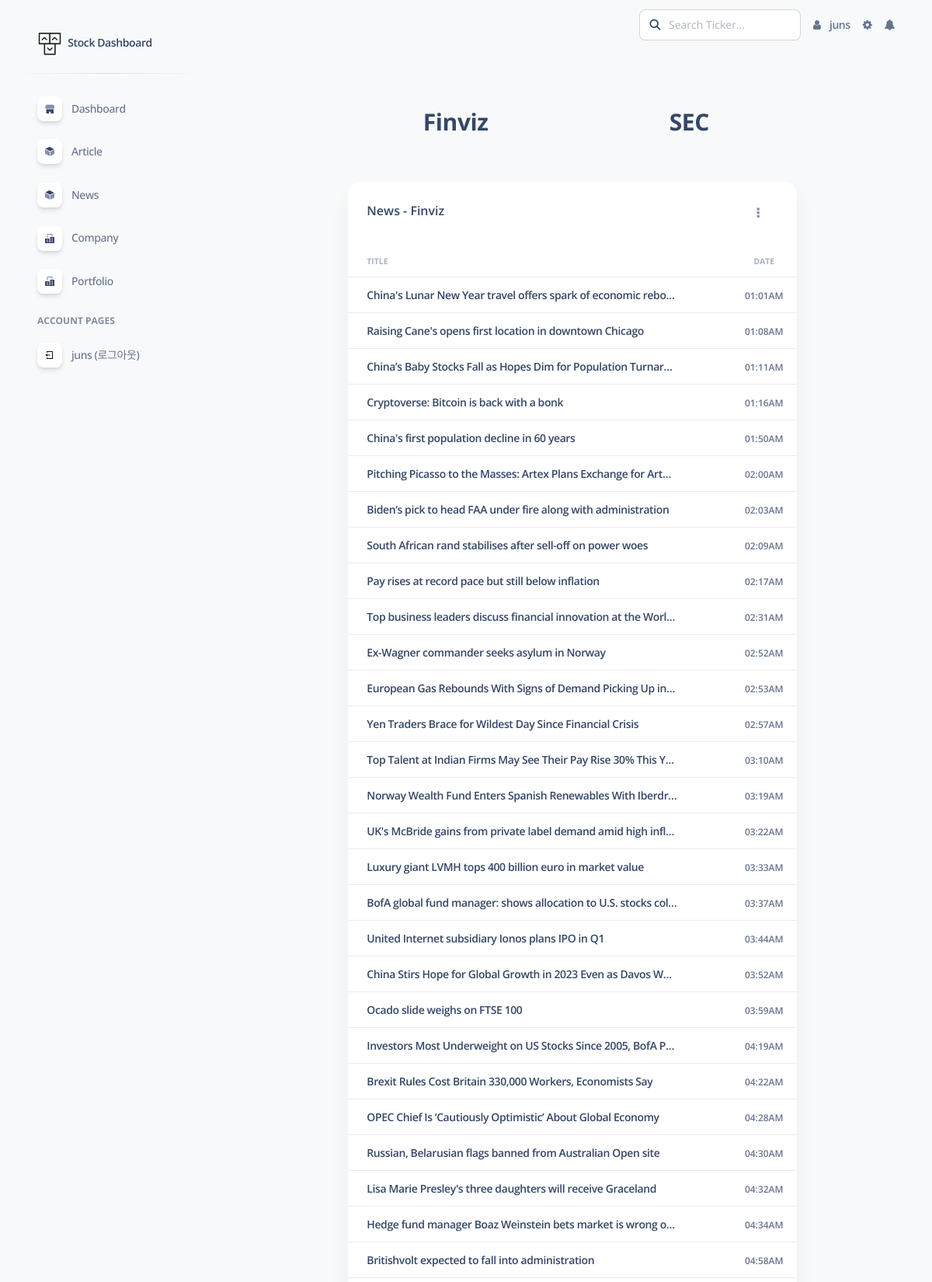
/analysis/news/fin/ (signed in, upper part), run on the app's committed database.
### analysis/models.py (models this page shows, shortened)
class FinNews(models.Model):
    press = models.CharField(max_length=10, default='')
    title = models.CharField(max_length=50, default='')
    url = models.CharField(max_length=100, default='')
    date = models.CharField(max_length=20, default='')

### analysis/views/news_view.py (the view, shortened to what this page needs)
# urls.py: path('', base_views.index, name='index'),
def index(request, news_id):
    content = {}
    if news_id == "fin":
        news_list = FinNews.objects.order_by('date')
        if len(news_list) < 1:
            get_finviz_news()
        fin_news_list = news_list = news_list.filter(Q(press="fin")).distinct()
        content['news_list'] = fin_news_list
        content['press'] = 'Finviz'
    return render(request, 'main/news.html', content)

### templates/main/news.html (shortened to what this page needs)
{% extends 'main/base.html' %}
{% load static %}
{% block news %}
<main
    class="main-content position-relative max-height-vh-100 h-100 mt-1 border-radius-lg"
>
    <div class="container-fluid mb-10">
        <div class="row my-4  justify-content-center">
            <div class="col-lg-8 col-md-6 mb-md-0 mb-4">
                <div class="row text-center mb-5 mt-5">
                    <h3 class="col" ><a class="newsSelect" href="{% url 'analysis:news' 'fin' %}">Finviz</a></h3>
                    <h3 class="col" ><a class="newsSelect" href="{% url 'analysis:news' 'sec' %}">SEC</a></h3>
                </div>
                <div class="card w-100">
                    <div class="card-header pb-0">
                        <div class="row">
                            <div class="col-lg-6 col-7">
                                <h6>News - {{press}}</h6>
                            </div>
                            <div class="col-lg-6 col-5 my-auto text-end">
                                <div class="dropdown float-lg-end pe-4">
                                    <a
                                        class="cursor-pointer"
                                        id="dropdownTable"
                                        data-bs-toggle="dropdown"
                                        aria-expanded="false"
                                    >
                                        <i
                                            class="fa fa-ellipsis-v text-secondary"
                                        ></i>
                                    </a>
                                </div>
                            </div>
                        </div>
                    </div>
                    <div class="card-body px-0 pb-2">
                        <div class="table-responsive w-100">
                            <table class="table align-items-center mb-0 w-100">
                                <thead>
                                    <tr>
                                        <th
                                            class="text-uppercase text-secondary text-xxs font-weight-bolder opacity-7 "
                                        >
                                            Title
                                        </th>
                                        <th
                                            class="text-center text-uppercase text-secondary text-xxs font-weight-bolder opacity-7"
                                        >
                                            Date
                                        </th>
                                    </tr>
                                </thead>
                                <tbody>
                                    {% if news_list %}
                                    {% for news in news_list %}
                                    <tr>
                                        <td style="padding-left:1rem">
                                            <div class="d-flex px-2 py-1">
                                                <div
                                                    class="d-flex flex-column justify-content-center newsTitle"
                                                >
                                                    <h6 class="mb-0 text-sm  d-inline-block text-truncate">
                                                        <a
                                                            class="articlTitle"
                                                            title="{{news.title}}"
                                                            href="{{news.url}}"
                                                            target="_blank"
                                                            >
                                                            {{news.title}}
                                                        </a>
                                                    </h6>
                                                </div>
                                            </div>
                                        </td>
                                        <td
                                            class="align-middle text-center text-sm"
                                            >
                                            <span
                                                class="text-xs font-weight-bold"
                                            >
                                            {{news.date}}
                                            </span>
                                        </td>
                                    </tr>
                                    {% endfor %}
                                    {% endif %}
                                </tbody>
                            </table>
                        </div>
                    </div>
                </div>
            </div>
        </div>
    </div>
</main>
{% endblock news %}

### templates/main/navbar.html (shortened to what this page needs)
{% load static %}
<nav
    class="navbar navbar-main navbar-expand-lg px-0 mx-4 shadow-none border-radius-xl"
    id="navbarBlur"
>
    <div class="container-fluid py-1 px-3">
        <div
            class="collapse navbar-collapse mt-sm-0 mt-2 me-md-0 me-sm-4"
            id="navbar"
        >
            <div class="ms-md-auto pe-md-3 d-flex align-items-center">
                <div class="input-group" id="ticker-search-input">
                    <span class="input-group-text text-body"
                        ><a type="button" href="" id="btn_search"
                            ><i class="fas fa-search" aria-hidden="true"></i></a
                    ></span>
                    <input
                        type="text"
                        id="search_ticker"
                        class="form-control"
                        value="{{ ticker|default_if_none:'' }}"
                        placeholder="Search Ticker..."
                    />
                </div>
            </div>
            <ul class="navbar-nav justify-content-end">
                {% if user.is_authenticated %}
                <li class="nav-item d-flex align-items-center">
                    <a
                        href="{% url 'user:profile' %}"
                        class="nav-link text-body font-weight-bold px-0"
                    >
                        <i class="fa fa-user me-sm-1"></i>
                        <span class="nav-link-text ms-1"
                            >{{ user.username }}</span
                        >
                    </a>
                </li>
                {% endif %}
                {% if user.is_authenticated %}
                <li class="nav-item px-3 d-flex align-items-center">
                    <a href="#" class="nav-link text-body p-0">
                        <i
                            class="fa fa-cog fixed-plugin-button-nav cursor-pointer"
                        ></i>
                    </a>
                </li>
                <li class="nav-item dropdown pe-2 d-flex align-items-center">
                    <a
                        href="javascript:;"
                        class="nav-link text-body p-0"
                        id="dropdownMenuButton"
                        data-bs-toggle="dropdown"
                        aria-expanded="false"
                    >
                        <i class="fa fa-bell cursor-pointer"></i>
                    </a>
                </li>
                {% endif %}
            </ul>
        </div>
    </div>
</nav>

### templates/main/sidebar.html (shortened to what this page needs)
{% load static %}
<aside
    class="sidenav navbar navbar-vertical navbar-expand-xs border-0 border-radius-xl my-3 fixed-start ms-3"
    id="sidenav-main"
>
    <div class="sidenav-header">
        <a class="navbar-brand m-0" href="/">
            <img src={% static "assets/img/logo-ct.png" %}
            class="navbar-brand-img h-100" alt="main_logo">
            <span class="ms-1 font-weight-bold">Stock Dashboard</span>
        </a>
    </div>
    <hr class="horizontal dark mt-0" />
    <div
        class="collapse navbar-collapse w-auto max-height-vh-100 h-100"
        id="sidenav-collapse-main"
    >
        <ul class="navbar-nav">
            <li class="nav-item">
                <a class="nav-link" href="/">
                    <div
                        class="icon icon-shape icon-sm shadow border-radius-md bg-white text-center me-2 d-flex align-items-center justify-content-center"
                    >
                    </div>
                    <span class="nav-link-text ms-1">Dashboard</span>
                </a>
            </li>
            <li class="nav-item">
                <a class="nav-link" href="{% url 'dash:article' %}">
                    <div
                        class="icon icon-shape icon-sm shadow border-radius-md bg-white text-center me-2 d-flex align-items-center justify-content-center"
                    >
                    </div>
                    <span class="nav-link-text ms-1">Article</span>
                </a>
            </li>
            <li class="nav-item">
                <a class="nav-link" href="{% url 'analysis:news' 'fin' %}">
                    <div
                        class="icon icon-shape icon-sm shadow border-radius-md bg-white text-center me-2 d-flex align-items-center justify-content-center"
                    >
                    </div>
                    <span class="nav-link-text ms-1">News</span>
                </a>
            </li>
            <li class="nav-item">
                <a class="nav-link" href="{% url 'analysis:company' %}">
                    <div
                        class="icon icon-shape icon-sm shadow border-radius-md bg-white text-center me-2 d-flex align-items-center justify-content-center"
                    >
                    </div>
                    <span class="nav-link-text ms-1">Company</span>
                </a>
            </li>
            {% if user.is_authenticated %}
            <li class="nav-item">
                <a class="nav-link" href="{% url 'analysis:table' %}">
                    <div
                        class="icon icon-shape icon-sm shadow border-radius-md bg-white text-center me-2 d-flex align-items-center justify-content-center"
                    >
                    </div>
                    <span class="nav-link-text ms-1">Portfolio</span>
                </a>
            </li>
            {% endif %}
            <li class="nav-item mt-3">
                <h6
                    class="ps-4 ms-2 text-uppercase text-xs font-weight-bolder opacity-6"
                >
                    Account pages
                </h6>
            </li>
            {% if user.is_authenticated %}
            <li class="nav-item">
                <a class="nav-link" href="{% url 'common:logout' %}">
                    <div
                        class="icon icon-shape icon-sm shadow border-radius-md bg-white text-center me-2 d-flex align-items-center justify-content-center"
                    >
                        <svg
                            width="800px"
                            height="800px"
                            viewBox="0 0 24 24"
                            xmlns="http://www.w3.org/2000/svg"
                        >
                            <g>
                                <path fill="none" d="M0 0h24v24H0z" />
                                <path
                                    d="M4 18h2v2h12V4H6v2H4V3a1 1 0 0 1 1-1h14a1 1 0 0 1 1 1v18a1 1 0 0 1-1 1H5a1 1 0 0 1-1-1v-3zm2-7h7v2H6v3l-5-4 5-4v3z"
                                />
                            </g>
                        </svg>
                    </div>
                    <span class="nav-link-text ms-1"
                        >{{ user.username }} (로그아웃)</span
                    >
                </a>
            </li>
            {% endif %}
        </ul>
    </div>
</aside>

### static/assets/css/nucleo-svg.css (style rules this page uses)
.icon { display: inline-block; color: #111111; height: 1em; width: 1em; }
.icon-sm { height: 0.8em; width: 0.8em; }
.icon { fill: currentColor; stroke: none; }

### static/assets/css/style.css (style rules this page uses)
.newsTitle { max-width: 50vh; }

### data on the page
FinNews: title "China's Lunar New Year travel offers spark of economic rebo…", date "01:01AM"
FinNews: title "Raising Cane's opens first location in downtown Chicago", date "01:08AM"
FinNews: title "China’s Baby Stocks Fall as Hopes Dim for Population Turnar…", date "01:11AM"
FinNews: title "Cryptoverse: Bitcoin is back with a bonk", date "01:16AM"
FinNews: title "China's first population decline in 60 years", date "01:50AM"
FinNews: title "Pitching Picasso to the Masses: Artex Plans Exchange for Art…", date "02:00AM"
FinNews: title "Biden’s pick to head FAA under fire along with administration", date "02:03AM"
FinNews: title "South African rand stabilises after sell-off on power woes", date "02:09AM"
FinNews: title "Pay rises at record pace but still below inflation", date "02:17AM"
FinNews: title "Top business leaders discuss financial innovation at the Worl…", date "02:31AM"
FinNews: title "Ex-Wagner commander seeks asylum in Norway", date "02:52AM"
FinNews: title "European Gas Rebounds With Signs of Demand Picking Up in…", date "02:53AM"
FinNews: title "Yen Traders Brace for Wildest Day Since Financial Crisis", date "02:57AM"
FinNews: title "Top Talent at Indian Firms May See Their Pay Rise 30% This Y…", date "03:10AM"
FinNews: title "Norway Wealth Fund Enters Spanish Renewables With Iberdr…", date "03:19AM"
FinNews: title "UK's McBride gains from private label demand amid high infl…", date "03:22AM"
FinNews: title "Luxury giant LVMH tops 400 billion euro in market value", date "03:33AM"
FinNews: title "BofA global fund manager: shows allocation to U.S. stocks col…", date "03:37AM"
FinNews: title "United Internet subsidiary Ionos plans IPO in Q1", date "03:44AM"
FinNews: title "China Stirs Hope for Global Growth in 2023 Even as Davos W…", date "03:52AM"
FinNews: title "Ocado slide weighs on FTSE 100", date "03:59AM"
FinNews: title "Investors Most Underweight on US Stocks Since 2005, BofA P…", date "04:19AM"
FinNews: title "Brexit Rules Cost Britain 330,000 Workers, Economists Say", date "04:22AM"
FinNews: title "OPEC Chief Is ‘Cautiously Optimistic’ About Global Economy", date "04:28AM"
FinNews: title "Russian, Belarusian flags banned from Australian Open site", date "04:30AM"
FinNews: title "Lisa Marie Presley's three daughters will receive Graceland", date "04:32AM"
FinNews: title "Hedge fund manager Boaz Weinstein bets market is wrong o…", date "04:34AM"
FinNews: title "Britishvolt expected to fall into administration", date "04:58AM"

### other printed values
{{ user.username }} "juns"
{{ press }} "Finviz"
